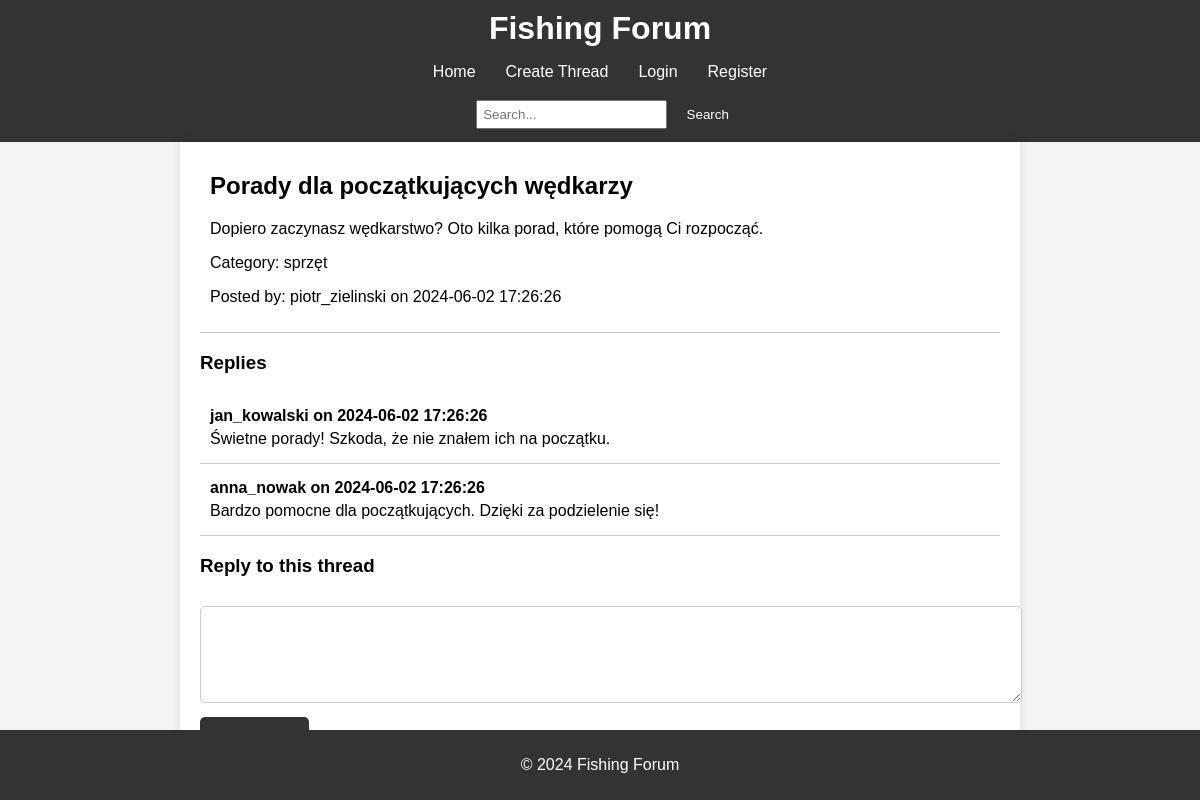
The page /php/thread.php?thread_id=3 (signed in) on the database its author committed.
### tables this page shows
CREATE TABLE `threads` (
  `id` int(11) NOT NULL,
  `user_id` int(11) NOT NULL,
  `title` varchar(255) NOT NULL,
  `content` text NOT NULL,
  `category` varchar(50) DEFAULT NULL,
  `created_at` timestamp NOT NULL DEFAULT current_timestamp()
);

CREATE TABLE `users` (
  `id` int(11) NOT NULL,
  `username` varchar(50) NOT NULL,
  `email` varchar(100) NOT NULL,
  `password` varchar(255) NOT NULL,
  `created_at` timestamp NOT NULL DEFAULT current_timestamp()
);

CREATE TABLE `posts` (
  `id` int(11) NOT NULL,
  `thread_id` int(11) NOT NULL,
  `user_id` int(11) NOT NULL,
  `content` text NOT NULL,
  `created_at` timestamp NOT NULL DEFAULT current_timestamp()
);

### src/php/thread.php (the view, shortened to what this page needs)
<?php
require 'db.php';
$thread_id = $_GET['thread_id'];
$sql_thread = "SELECT threads.id, threads.title, threads.content, threads.category, threads.created_at, users.username
               FROM threads
               JOIN users ON threads.user_id = users.id
               WHERE threads.id = ?";
$stmt_thread = $conn->prepare($sql_thread);
$stmt_thread->bind_param('i', $thread_id);
$stmt_thread->execute();
$result_thread = $stmt_thread->get_result();
$thread = $result_thread->fetch_assoc();
$sql_replies = "SELECT posts.content, posts.created_at, users.username
                FROM posts
                JOIN users ON posts.user_id = users.id
                WHERE posts.thread_id = ?
                ORDER BY posts.created_at ASC";
$stmt_replies = $conn->prepare($sql_replies);
$stmt_replies->bind_param('i', $thread_id);
$stmt_replies->execute();
$result_replies = $stmt_replies->get_result();
?>
<!DOCTYPE html>
<html lang="en">
<head>
    <link rel="stylesheet" href="../../public/css/styles.css">
</head>
<body>
    <header>
        <h1>Fishing Forum</h1>
        <nav>
            <ul>
                <li><a href="../index.php">Home</a></li>
                <li><a href="../../public/create_thread.html">Create Thread</a></li>
                <li><a href="../../public/login.html">Login</a></li>
                <li><a href="../../public/register.html">Register</a></li>
            </ul>
            <form action="search.php" method="get">
                <input type="text" name="query" placeholder="Search...">
                <button type="submit">Search</button>
            </form>
        </nav>
    </header>
    <main>
        <div class="thread">
            <h2><?= htmlspecialchars($thread['title']) ?></h2>
            <p><?= htmlspecialchars($thread['content']) ?></p>
            <p>Category: <?= htmlspecialchars($thread['category']) ?></p>
            <p>Posted by: <?= htmlspecialchars($thread['username']) ?> on <?= $thread['created_at'] ?></p>
        </div>
        <h3>Replies</h3>
        <div id="replies">
            <?php
            if ($result_replies->num_rows > 0) {
                while($reply = $result_replies->fetch_assoc()) {
                    echo '<div class="reply">';
                    echo '<p>' . htmlspecialchars($reply['username']) . ' on ' . $reply['created_at'] . '</p>';
                    echo '<p>' . htmlspecialchars($reply['content']) . '</p>';
                    echo '</div>';
                }
            } else {
                echo '<p>No replies found.</p>';
            }
            ?>
        </div>
        <?php if (isset($_SESSION['user_id'])): ?>
            <h3>Reply to this thread</h3>
            <form id="replyForm" onsubmit="submitReply(event)">
                <textarea name="content" rows="5" cols="50" required></textarea>
                <button type="submit">Submit Reply</button>
            </form>
        <?php else: ?>
            <p>You need to be logged in to reply.</p>
        <?php endif; ?>
    </main>
    <footer>
        <p>&copy; 2024 Fishing Forum</p>
    </footer>
</body>
</html>

### public/css/styles.css (style rules this page uses)
body { font-family: Arial, sans-serif; background-color: #f4f4f4; margin: 0; padding: 0; }
header { background-color: #333; color: white; padding: 10px 0; text-align: center; }
header h1 { margin: 0; }
nav ul { list-style-type: none; padding: 0; display: flex; justify-content: center; }
nav ul li { margin: 0 15px; }
nav ul li a { color: white; text-decoration: none; }
nav form { display: inline-block; margin-left: 20px; }
nav input[type="text"] { padding: 5px; }
nav button { padding: 5px 10px; background-color: #555; color: white; border: none; cursor: pointer; }
main { padding: 20px; max-width: 800px; margin: auto; background-color: white; box-shadow: 0 0 10px rgba(0, 0, 0, 0.1); }
.thread, .reply { padding: 10px; border-bottom: 1px solid #ccc; }
.thread h2 { margin-top: 0; }
.reply p { margin: 5px 0; }
.reply p:first-child { font-weight: bold; }
form textarea { width: 100%; padding: 10px; margin-top: 10px; margin-bottom: 10px; border: 1px solid #ccc; border-radius: 5px; }
form button { padding: 10px 15px; background-color: #333; color: white; border: none; cursor: pointer; border-radius: 5px; }
footer { text-align: center; padding: 10px 0; background-color: #333; color: white; position: fixed; width: 100%; bottom: 0; }

### rows shown on the page
threads: title "Porady dla początkujących wędkarzy", content "Dopiero zaczynasz wędkarstwo? Oto kilka porad, które pomogą Ci rozpocząć.", category "sprzęt", user.username "piotr_zielinski", created_at "2024-06-02 17:26:26"
posts: user.username "jan_kowalski", created_at "2024-06-02 17:26:26", content "Świetne porady! Szkoda, że nie znałem ich na początku."
posts: user.username "anna_nowak", created_at "2024-06-02 17:26:26", content "Bardzo pomocne dla początkujących. Dzięki za podzielenie się!"
